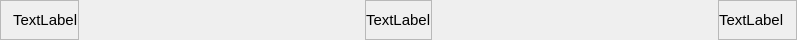
<?xml version="1.0" encoding="UTF-8"?>
<ui version="4.0">
 <class>ProcessOVEntry</class>
 <widget class="QWidget" name="ProcessOVEntry">
  <property name="geometry">
   <rect>
    <x>0</x>
    <y>0</y>
    <width>797</width>
    <height>40</height>
   </rect>
  </property>
  <property name="minimumSize">
   <size>
    <width>0</width>
    <height>30</height>
   </size>
  </property>
  <property name="maximumSize">
   <size>
    <width>16777215</width>
    <height>40</height>
   </size>
  </property>
  <property name="windowTitle">
   <string>Form</string>
  </property>
  <layout class="QHBoxLayout" name="horizontalLayout">
   <property name="spacing">
    <number>0</number>
   </property>
   <property name="leftMargin">
    <number>0</number>
   </property>
   <property name="topMargin">
    <number>0</number>
   </property>
   <property name="rightMargin">
    <number>0</number>
   </property>
   <property name="bottomMargin">
    <number>0</number>
   </property>
   <item>
    <widget class="QWidget" name="widget" native="true">
     <layout class="QHBoxLayout" name="horizontalLayout_2">
      <property name="spacing">
       <number>2</number>
      </property>
      <property name="leftMargin">
       <number>0</number>
      </property>
      <property name="topMargin">
       <number>0</number>
      </property>
      <property name="rightMargin">
       <number>0</number>
      </property>
      <property name="bottomMargin">
       <number>0</number>
      </property>
      <item alignment="Qt::AlignLeft">
       <widget class="QFrame" name="frame">
        <property name="frameShape">
         <enum>QFrame::StyledPanel</enum>
        </property>
        <property name="frameShadow">
         <enum>QFrame::Raised</enum>
        </property>
        <layout class="QHBoxLayout" name="horizontalLayout_4">
         <property name="spacing">
          <number>0</number>
         </property>
         <property name="leftMargin">
          <number>12</number>
         </property>
         <property name="topMargin">
          <number>0</number>
         </property>
         <property name="rightMargin">
          <number>0</number>
         </property>
         <property name="bottomMargin">
          <number>0</number>
         </property>
         <item>
          <widget class="QLabel" name="processNo_lb">
           <property name="font">
            <font>
             <pointsize>11</pointsize>
            </font>
           </property>
           <property name="text">
            <string>TextLabel</string>
           </property>
          </widget>
         </item>
        </layout>
       </widget>
      </item>
      <item alignment="Qt::AlignHCenter">
       <widget class="QFrame" name="frame_2">
        <property name="frameShape">
         <enum>QFrame::StyledPanel</enum>
        </property>
        <property name="frameShadow">
         <enum>QFrame::Raised</enum>
        </property>
        <layout class="QHBoxLayout" name="horizontalLayout_3">
         <property name="spacing">
          <number>0</number>
         </property>
         <property name="leftMargin">
          <number>0</number>
         </property>
         <property name="topMargin">
          <number>0</number>
         </property>
         <property name="rightMargin">
          <number>0</number>
         </property>
         <property name="bottomMargin">
          <number>0</number>
         </property>
         <item>
          <widget class="QLabel" name="processSize_lb">
           <property name="font">
            <font>
             <pointsize>11</pointsize>
            </font>
           </property>
           <property name="text">
            <string>TextLabel</string>
           </property>
          </widget>
         </item>
        </layout>
       </widget>
      </item>
      <item alignment="Qt::AlignRight">
       <widget class="QFrame" name="frame_3">
        <property name="frameShape">
         <enum>QFrame::StyledPanel</enum>
        </property>
        <property name="frameShadow">
         <enum>QFrame::Raised</enum>
        </property>
        <layout class="QHBoxLayout" name="horizontalLayout_5">
         <property name="spacing">
          <number>0</number>
         </property>
         <property name="leftMargin">
          <number>0</number>
         </property>
         <property name="topMargin">
          <number>0</number>
         </property>
         <property name="rightMargin">
          <number>12</number>
         </property>
         <property name="bottomMargin">
          <number>0</number>
         </property>
         <item>
          <widget class="QLabel" name="blockNo_lb">
           <property name="font">
            <font>
             <pointsize>11</pointsize>
            </font>
           </property>
           <property name="text">
            <string>TextLabel</string>
           </property>
          </widget>
         </item>
        </layout>
       </widget>
      </item>
     </layout>
    </widget>
   </item>
  </layout>
 </widget>
 <resources/>
 <connections/>
</ui>
